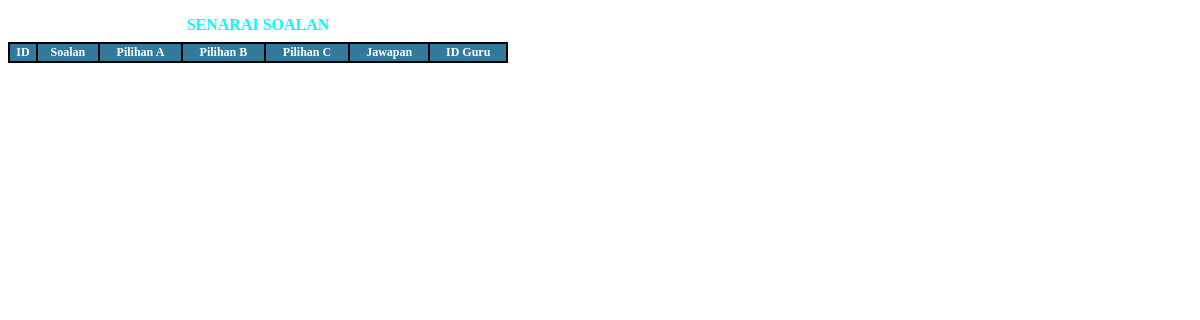
/soalan_senarai.php, run on an earlier commit of the app's database.
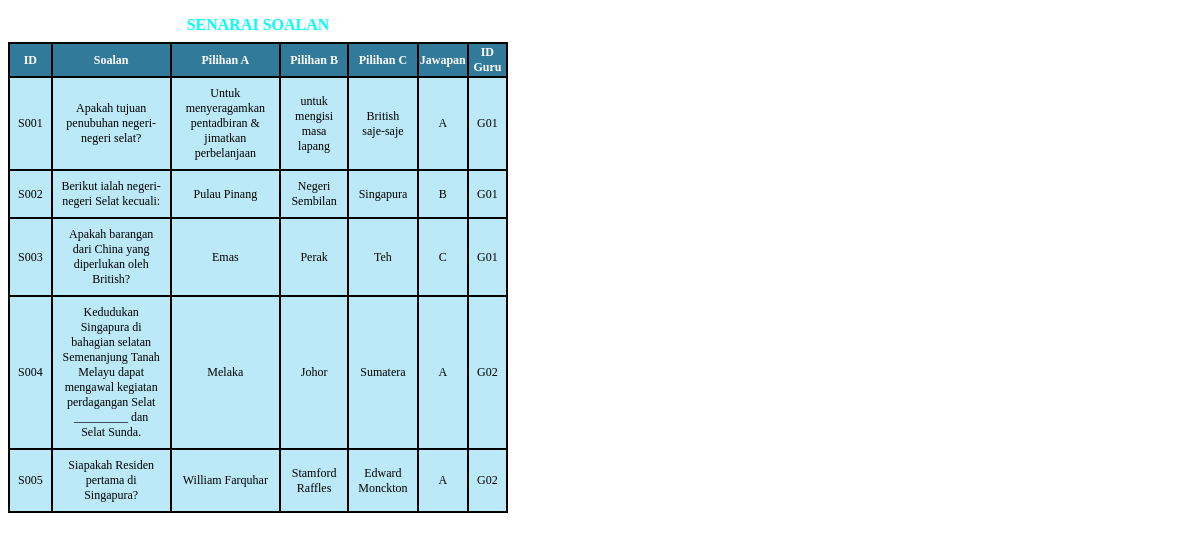
And on a later commit of the database.
### tables this page shows
CREATE TABLE `soalan` (
  `IDSoalan` varchar(4) NOT NULL,
  `Nama_Soalan` text NOT NULL,
  `Pilihan_A` text NOT NULL,
  `Pilihan_B` text NOT NULL,
  `Pilihan_C` text NOT NULL,
  `Jawapan` varchar(1) NOT NULL,
  `IDGuru` varchar(3) NOT NULL
);

### soalan_senarai.php (the view)
<?php
include("sambungan.php");
?>
<html>
<head>
<link rel="stylesheet" href="senarai.css">
</head>
<body>
    <table>
    <caption>SENARAI SOALAN</caption>
    <tr>
        <th>ID</th>
        <th>Soalan</th>
        <th>Pilihan A</th>
        <th>Pilihan B</th>
        <th>Pilihan C</th>
        <th>Jawapan</th>
        <th>ID Guru</th>
        </tr>
<?php
$sql = 'select * from soalan ';
$hasil = mysqli_query($sambungan, $sql);
while($soalan = mysqli_fetch_array($hasil)) {
echo '<tr><td>'.$soalan["IDSoalan"].'</td>
<td>'.$soalan["Nama_Soalan"].'</td>
<td>'.$soalan["Pilihan_A"].'</td>
<td>'.$soalan["Pilihan_B"].'</td>
<td>'.$soalan["Pilihan_C"].'</td>
<td>'.$soalan["Jawapan"].'</td>
<td>'.$soalan["IDGuru"].'</td>
</tr>';
}
?>
    </table>
</body>
</html>

### senarai.css (style rules this page uses)
table { font-family: verdana; font-size: 12px; font-weight: normal; text-align: center; width: 500px; margin: 0px; border-collapse: collapse; }
caption { font-size: 16px; font-weight: bold; color: aqua; padding: 8px; }
th { background-color: rgb(50, 122, 153); color: white; border: 2px solid black; }
td { padding: 8px; border: 2px solid; }
tr:nth-child(odd) { background-color: rgb(187, 233, 248); }
tr:nth-child(even) { background-color: rgb(187, 233, 248); }

What changed in the data, as far as the page shows it:
added soalan: IDSoalan "S001", Nama_Soalan "Apakah tujuan penubuhan negeri-negeri selat?", Pilihan_A "Untuk menyeragamkan pentadbiran & jimatkan perbelanjaan", Pilihan_B "untuk mengisi masa lapang", Pilihan_C "British saje-saje", Jawapan "A", IDGuru "G01"
added soalan: IDSoalan "S002", Nama_Soalan "Berikut ialah negeri-negeri Selat kecuali:", Pilihan_A "Pulau Pinang", Pilihan_B "Negeri Sembilan", Pilihan_C "Singapura", Jawapan "B", IDGuru "G01"
added soalan: IDSoalan "S003", Nama_Soalan "Apakah barangan dari China yang diperlukan oleh British?", Pilihan_A "Emas", Pilihan_B "Perak", Pilihan_C "Teh", Jawapan "C", IDGuru "G01"
added soalan: IDSoalan "S004", Nama_Soalan "Kedudukan Singapura di bahagian selatan Semenanjung Tanah Melayu dapat mengawal kegiatan perdagangan Selat _________ dan Selat Sunda.", Pilihan_A "Melaka", Pilihan_B "Johor", Pilihan_C "Sumatera", Jawapan "A", IDGuru "G02"
added soalan: IDSoalan "S005", Nama_Soalan "Siapakah Residen pertama di Singapura?", Pilihan_A "William Farquhar", Pilihan_B "Stamford Raffles", Pilihan_C "Edward Monckton", Jawapan "A", IDGuru "G02"
